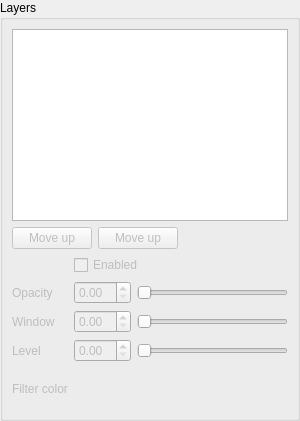
<?xml version="1.0" encoding="UTF-8"?>
<ui version="4.0">
 <class>LayersWidget</class>
 <widget class="QWidget" name="LayersWidget">
  <property name="enabled">
   <bool>true</bool>
  </property>
  <property name="geometry">
   <rect>
    <x>0</x>
    <y>0</y>
    <width>300</width>
    <height>421</height>
   </rect>
  </property>
  <property name="sizePolicy">
   <sizepolicy hsizetype="Minimum" vsizetype="Minimum">
    <horstretch>0</horstretch>
    <verstretch>0</verstretch>
   </sizepolicy>
  </property>
  <property name="maximumSize">
   <size>
    <width>16777215</width>
    <height>16777215</height>
   </size>
  </property>
  <property name="windowTitle">
   <string>Form</string>
  </property>
  <layout class="QGridLayout" name="gridLayout">
   <property name="sizeConstraint">
    <enum>QLayout::SetDefaultConstraint</enum>
   </property>
   <property name="leftMargin">
    <number>0</number>
   </property>
   <property name="topMargin">
    <number>0</number>
   </property>
   <property name="rightMargin">
    <number>0</number>
   </property>
   <property name="bottomMargin">
    <number>0</number>
   </property>
   <item row="0" column="0">
    <widget class="QGroupBox" name="layersGroupBox">
     <property name="enabled">
      <bool>true</bool>
     </property>
     <property name="sizePolicy">
      <sizepolicy hsizetype="Fixed" vsizetype="Preferred">
       <horstretch>0</horstretch>
       <verstretch>0</verstretch>
      </sizepolicy>
     </property>
     <property name="maximumSize">
      <size>
       <width>300</width>
       <height>16777215</height>
      </size>
     </property>
     <property name="title">
      <string>Layers</string>
     </property>
     <property name="flat">
      <bool>false</bool>
     </property>
     <property name="checkable">
      <bool>false</bool>
     </property>
     <layout class="QGridLayout" name="gridLayout_4">
      <property name="sizeConstraint">
       <enum>QLayout::SetDefaultConstraint</enum>
      </property>
      <item row="4" column="0">
       <widget class="QLabel" name="layerLevelLabel">
        <property name="enabled">
         <bool>false</bool>
        </property>
        <property name="text">
         <string>Level</string>
        </property>
       </widget>
      </item>
      <item row="3" column="1" colspan="2">
       <layout class="QHBoxLayout" name="layerWindowHorizontalLayout">
        <item>
         <widget class="QDoubleSpinBox" name="layerWindowDoubleSpinBox">
          <property name="enabled">
           <bool>false</bool>
          </property>
         </widget>
        </item>
        <item>
         <widget class="QSlider" name="layerWindowHorizontalSlider">
          <property name="enabled">
           <bool>false</bool>
          </property>
          <property name="sizePolicy">
           <sizepolicy hsizetype="MinimumExpanding" vsizetype="Fixed">
            <horstretch>0</horstretch>
            <verstretch>0</verstretch>
           </sizepolicy>
          </property>
          <property name="orientation">
           <enum>Qt::Horizontal</enum>
          </property>
         </widget>
        </item>
       </layout>
      </item>
      <item row="1" column="1" colspan="2">
       <widget class="QCheckBox" name="layerEnabledCheckBox">
        <property name="enabled">
         <bool>false</bool>
        </property>
        <property name="sizePolicy">
         <sizepolicy hsizetype="Minimum" vsizetype="Fixed">
          <horstretch>5</horstretch>
          <verstretch>0</verstretch>
         </sizepolicy>
        </property>
        <property name="text">
         <string>Enabled</string>
        </property>
       </widget>
      </item>
      <item row="3" column="0">
       <widget class="QLabel" name="layerWindowLabel">
        <property name="enabled">
         <bool>false</bool>
        </property>
        <property name="text">
         <string>Window</string>
        </property>
       </widget>
      </item>
      <item row="4" column="1" colspan="2">
       <layout class="QHBoxLayout" name="layerLevelHorizontalLayout">
        <item>
         <widget class="QDoubleSpinBox" name="layerLevelDoubleSpinBox">
          <property name="enabled">
           <bool>false</bool>
          </property>
         </widget>
        </item>
        <item>
         <widget class="QSlider" name="layerLevelHorizontalSlider">
          <property name="enabled">
           <bool>false</bool>
          </property>
          <property name="sizePolicy">
           <sizepolicy hsizetype="MinimumExpanding" vsizetype="Fixed">
            <horstretch>0</horstretch>
            <verstretch>0</verstretch>
           </sizepolicy>
          </property>
          <property name="orientation">
           <enum>Qt::Horizontal</enum>
          </property>
         </widget>
        </item>
       </layout>
      </item>
      <item row="2" column="0">
       <widget class="QLabel" name="layerOpacityLabel">
        <property name="enabled">
         <bool>false</bool>
        </property>
        <property name="text">
         <string>Opacity</string>
        </property>
       </widget>
      </item>
      <item row="5" column="0">
       <widget class="QLabel" name="layerFilterColorLabel">
        <property name="enabled">
         <bool>false</bool>
        </property>
        <property name="text">
         <string>Filter color</string>
        </property>
       </widget>
      </item>
      <item row="2" column="1" colspan="2">
       <layout class="QHBoxLayout" name="layerOpacityHorizontalLayout">
        <property name="leftMargin">
         <number>0</number>
        </property>
        <item>
         <widget class="QDoubleSpinBox" name="layerOpacityDoubleSpinBox">
          <property name="enabled">
           <bool>false</bool>
          </property>
         </widget>
        </item>
        <item>
         <widget class="QSlider" name="layerOpacityHorizontalSlider">
          <property name="enabled">
           <bool>false</bool>
          </property>
          <property name="sizePolicy">
           <sizepolicy hsizetype="MinimumExpanding" vsizetype="Fixed">
            <horstretch>0</horstretch>
            <verstretch>0</verstretch>
           </sizepolicy>
          </property>
          <property name="orientation">
           <enum>Qt::Horizontal</enum>
          </property>
         </widget>
        </item>
       </layout>
      </item>
      <item row="0" column="0" colspan="3">
       <layout class="QVBoxLayout" name="verticalLayout">
        <property name="sizeConstraint">
         <enum>QLayout::SetDefaultConstraint</enum>
        </property>
        <property name="topMargin">
         <number>0</number>
        </property>
        <item>
         <widget class="QTreeView" name="layersTreeView">
          <property name="enabled">
           <bool>true</bool>
          </property>
          <property name="sizePolicy">
           <sizepolicy hsizetype="Expanding" vsizetype="Fixed">
            <horstretch>0</horstretch>
            <verstretch>0</verstretch>
           </sizepolicy>
          </property>
          <property name="minimumSize">
           <size>
            <width>0</width>
            <height>0</height>
           </size>
          </property>
          <property name="maximumSize">
           <size>
            <width>16777215</width>
            <height>16777215</height>
           </size>
          </property>
          <property name="frameShape">
           <enum>QFrame::StyledPanel</enum>
          </property>
          <property name="frameShadow">
           <enum>QFrame::Sunken</enum>
          </property>
          <property name="lineWidth">
           <number>1</number>
          </property>
          <property name="midLineWidth">
           <number>0</number>
          </property>
          <property name="editTriggers">
           <set>QAbstractItemView::NoEditTriggers</set>
          </property>
          <property name="showDropIndicator" stdset="0">
           <bool>false</bool>
          </property>
          <property name="rootIsDecorated">
           <bool>false</bool>
          </property>
          <property name="itemsExpandable">
           <bool>false</bool>
          </property>
          <property name="expandsOnDoubleClick">
           <bool>false</bool>
          </property>
         </widget>
        </item>
        <item>
         <layout class="QHBoxLayout" name="horizontalLayout">
          <property name="leftMargin">
           <number>0</number>
          </property>
          <item>
           <widget class="QPushButton" name="layerMoveUpPushButton">
            <property name="enabled">
             <bool>false</bool>
            </property>
            <property name="text">
             <string>Move up</string>
            </property>
           </widget>
          </item>
          <item>
           <widget class="QPushButton" name="layerMoveDownPushButton">
            <property name="enabled">
             <bool>false</bool>
            </property>
            <property name="text">
             <string>Move up</string>
            </property>
           </widget>
          </item>
          <item>
           <spacer name="layerPositionLayoutHorizontalSpacer">
            <property name="enabled">
             <bool>true</bool>
            </property>
            <property name="orientation">
             <enum>Qt::Horizontal</enum>
            </property>
            <property name="sizeHint" stdset="0">
             <size>
              <width>40</width>
              <height>20</height>
             </size>
            </property>
           </spacer>
          </item>
         </layout>
        </item>
       </layout>
      </item>
     </layout>
    </widget>
   </item>
  </layout>
 </widget>
 <resources/>
 <connections/>
</ui>
